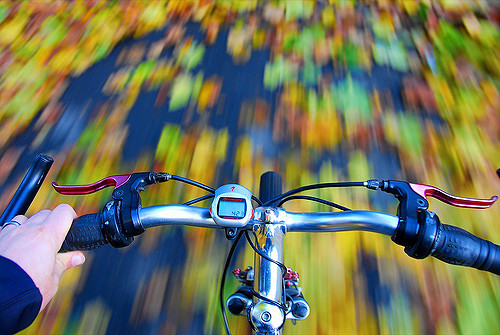
#> input picture subImageFFT/motion_bike.jpg, 500 x 335 px
$ python subImageFFT.py
#> lines starting #> are read from the running program, lines starting #| are printed output that depends on the picture
## subImageFFT.py
#
# This program takes a blurry image as an input and takes the 2D FFT of small
# sub-regions of the image to evaluate the degree of blur in that region.
#
# It is an early part of an ongoing project to use differences of degree of motion
# blur in an image as a way to detect distance to objects in a robot's vision
#
# Author:       JEL
# Started:      10-29-17
# Last Edit:    10-29-17
#
##

import numpy as np
import cv2
from matplotlib import pyplot as plt

# Set the dimensions of the sub-regions and create a null list for images
rowdim = 16
coldim = 16
chunks = []

# Load the image in grayscale

img = cv2.imread('motion_bike.jpg',0)
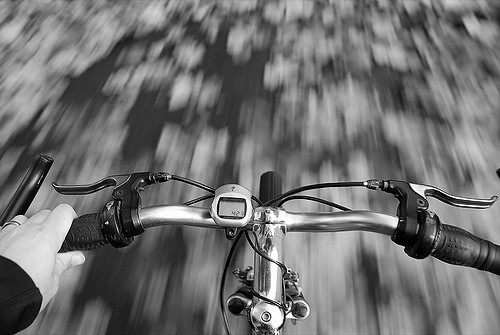
#> img: shape (335, 500); min 0, max 255, mean 111.8

# Get the dimensions of the image

(rows, cols) = img.shape
#> rows = 335; cols = 500

# Loop through the image
i = 0
j = 0

while (i+rowdim <= rows) and (j+coldim <= cols):

    while j+coldim <= cols:

        # Create the subimage
        simg = img[i:i+rowdim,j:j+coldim]

        # Perform FFT, shift the plot
        dft = cv2.dft(np.float32(simg), flags = cv2.DFT_COMPLEX_OUTPUT)
        dft_shift = np.fft.fftshift(dft)

        # Get the magnitude, take the log of the values
        mag = cv2.magnitude(dft_shift[:,:,0],dft_shift[:,:,1])
        log = np.log(mag)

        # Store log in chunks

        chunks.append(log)
        l = len(chunks)
        # Iterate along the columns
        j = j+coldim+1

    # When you get to the end of the columns, go back to the beginning
    # Iterate along the rows
    j = 0
    i = i+rowdim+1
#> after the loop, chunks = 551 items; i = 323


# Take the list of subregions and reconstitute it into a new frequency image
# Use np.concatenate to create columns of the elements of chunks. Then use
# it to combine the colums of elements to create the new image

k = 1
newrow = chunks[0]
rowList = []


newrow = np.concatenate((chunks), axis = 1)

c = 450
r = 10
n = 1
m =0

newim = newrow[0:rowdim,0:c]

while m < 28:
#> (the run stopped early here; a loop or call above may not have finished)
